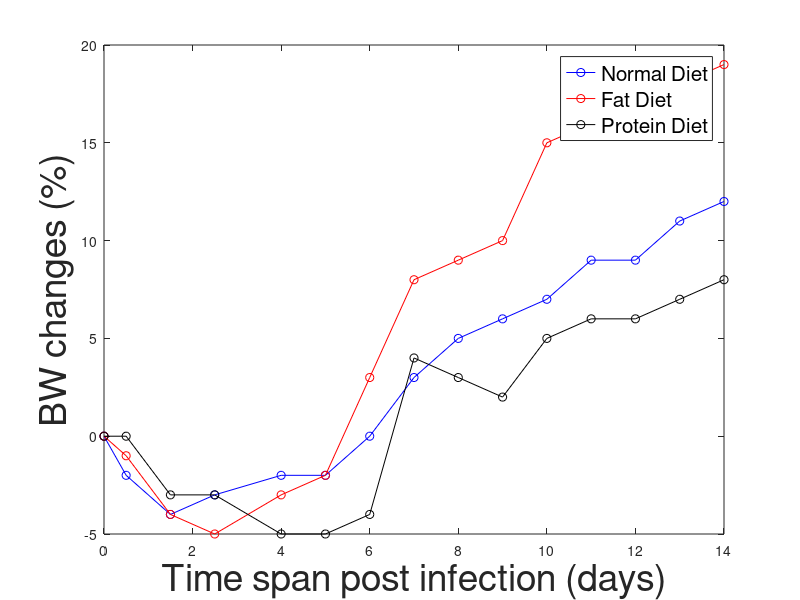

Write the MATLAB code that produced this figure.
%% BW changes through sepsis progression plot
%Wan-Ting Zhao, 2020-01-30 Universitaetsklinikum Jena
NormalDiet=zeros(15,1);
FatDiet=zeros(15,1);
ProteinDiet=zeros(15,1);
xaxis=zeros(1,15);
NormalDiet= [0; -2;   -4;  -3;  -2;  -2;  0;   3;   5;   6;   7;  9;    9;  11;   12; ];
FatDiet=[0;  -1;  -4;  -5;  -3;  -2;  3;   8;   9;   10;  15;  16;  18;  18;  19;];
ProteinDiet=[0;  0;   -3;  -3;  -5;  -5;  -4;  4;   3;   2;   5;   6;   6;   7;   8;];

%set for xaxis value
xaxis(1:4)=[0  0.5 1.5 2.5];
xaxis(5:15)=4:1:14;

figure,plot(xaxis, NormalDiet,'b-o');hold on;
plot(xaxis, FatDiet,'r-o');
plot(xaxis, ProteinDiet,'k-o');
legend('Normal Diet','Fat Diet','Protein Diet');
legend('FontSize',15);

xlabel('Time span post infection (days)','FontSize',27)
ylabel('BW changes (%)','FontSize',27)
